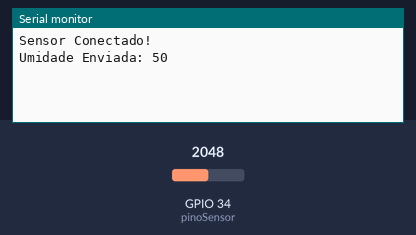
A sketch run on a simulated ESP32. Parts: the last lines printed to the serial monitor. Inputs (shaded band) come from the test bench; at power-on: GPIO 34 (pinoSensor) = 2048. WiFi joins after 1.5 s; servers stay silent unless stated; no MQTT or app messages arrive unless stated.

Above: at 2.7 s.
2.8 s: GPIO 34 (pinoSensor) set to 2866
At 7.3 s:
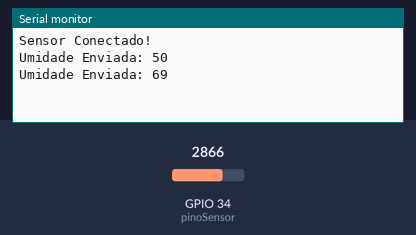
8.8 s: GPIO 34 (pinoSensor) set to 3603
At 12.4 s:
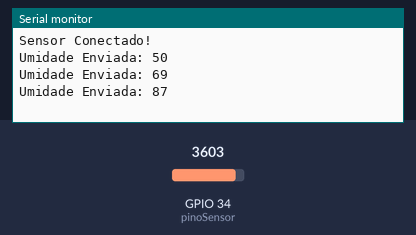
Timing chart, 0 to 13.9 s (numbered marks = the images above; inputs shaded):
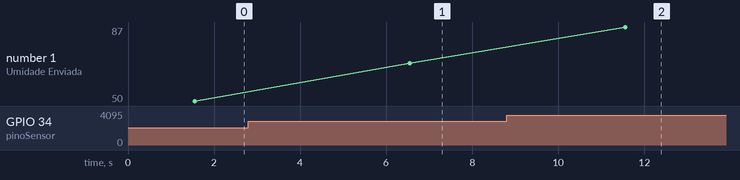

Measured:
- after the input at 2.8 s, the serial monitor: prints a new line after 3.8 s (image 1)
- after the input at 8.8 s, the serial monitor: prints a new line after 2.8 s (image 2)
- plotted number 1: 50 → 69 after the input at 2.8 s, 69 → 87 after the input at 8.8 s

The sketch:

sensor_umidade.ino
```cpp
#include <WiFi.h>
#include <PubSubClient.h>

const char* ssid = "Wokwi-GUEST";
const char* password = "";
const char* mqtt_server = "44.192.34.245";

const int pinoSensor = 34;

WiFiClient espClient;
PubSubClient client(espClient);

void setup() {
  Serial.begin(115200);
  pinMode(pinoSensor, INPUT);
  setup_wifi();
  client.setServer(mqtt_server, 1883);
}

void setup_wifi() {
  WiFi.begin(ssid, password);
  while (WiFi.status() != WL_CONNECTED) delay(500);
}

void reconnect() {
  while (!client.connected()) {
    if (client.connect("ESP32_Sensor_Anna")) {
      Serial.println("Sensor Conectado!");
    } else delay(5000);
  }
}

void loop() {
  if (!client.connected()) reconnect();
  client.loop();

  int valorBruto = analogRead(pinoSensor);
  int umidade = map(valorBruto, 0, 4095, 0, 100);

  // CONVERTE SÓ PARA NÚMERO
  char msg[50];
  sprintf(msg, "%d", umidade);

  // Envia número puro
  client.publish("irrigacao/sensor/umidade_solo", msg);

  Serial.print("Umidade Enviada: ");
  Serial.println(msg); // Vai aparecer só o número (ex: 45)

  delay(5000);
}
```
